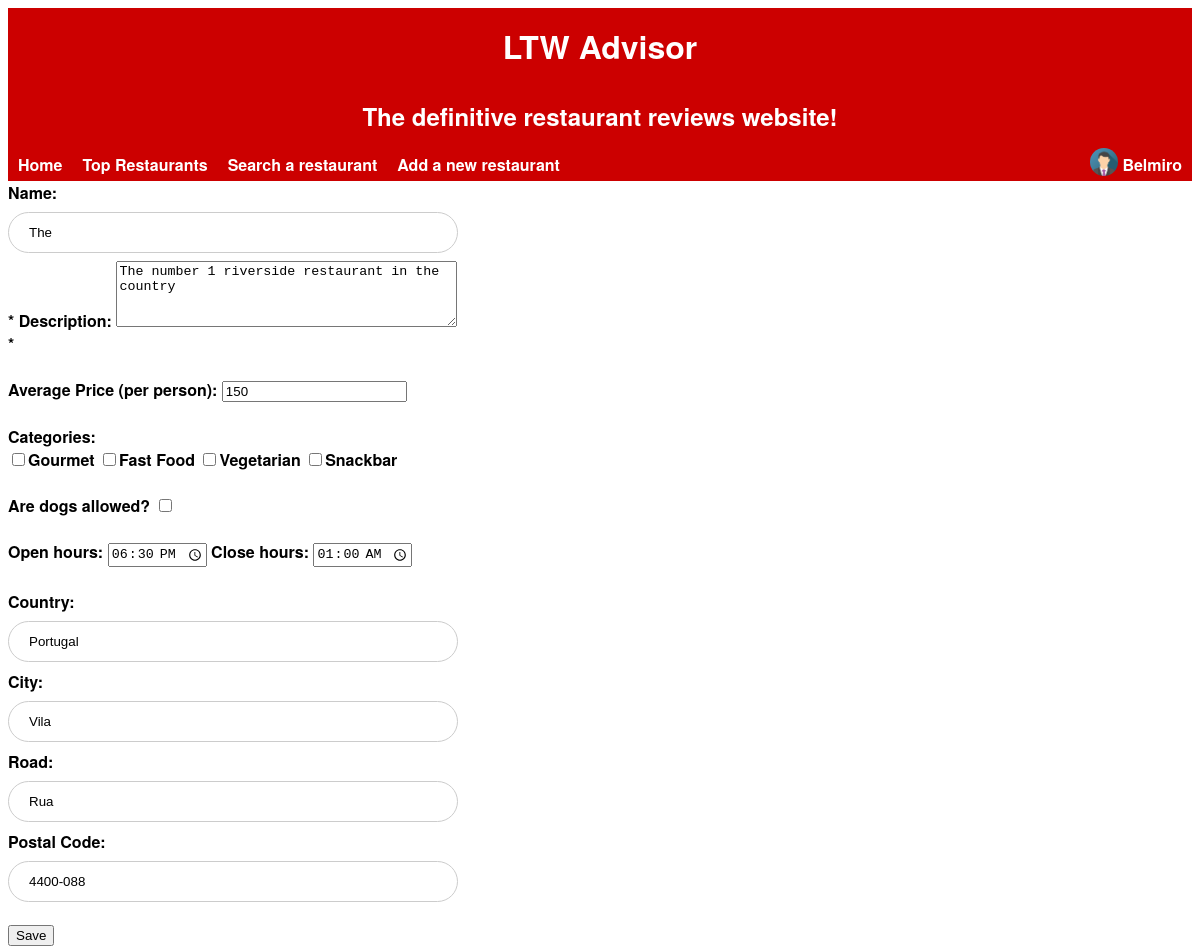
Page /pages/edit_restaurant.php?idRestaurant=1 (signed in) on the committed database.
### tables this page shows
CREATE TABLE Restaurant(
    idRestaurant        INTEGER PRIMARY KEY AUTOINCREMENT,
    name                STRING NOT NULL,
    description         STRING NOT NULL,
    score               FLOAT,

    idOwner             INTEGER REFERENCES User(idUser),
    idRestaurantInfo    INTEGER REFERENCES RestaurantInfo(idRestaurantInfo)
);

CREATE TABLE RestaurantInfo(
    idRestaurantInfo    INTEGER PRIMARY KEY AUTOINCREMENT,
    price               INTEGER,
    category            STRING,
    openHours           DATE,
    closeHours          DATE,

    idLocalization      INTEGER REFERENCES Localization(idLocalization)
);

CREATE TABLE Localization(
    idLocalization      INTEGER PRIMARY KEY AUTOINCREMENT,
    country             STRING,
    city                STRING,
    road                STRING,
    postalCode          STRING
);

### pages/edit_restaurant.php (called while the page is built, shortened)
<?php
    include_once('../database/connection.php');
    include_once('../database/db_restaurants.php');
    include_once('../database/db_restaurants_info.php');
    include_once('../database/db_localization.php');
    $restaurant = getRestaurantById($_GET['idRestaurant']);
    include_once('../templates/header.php');
    include_once('../templates/edit_restaurant.php');
?>

### database/db_restaurants.php (called while the page is built, shortened)
<?php
    function getRestaurantById($idRestaurant) {
        global $db;
        $stmt = $db->prepare('SELECT * FROM Restaurant WHERE idRestaurant = :id');
        $stmt->bindParam(':id', $idRestaurant);
        $stmt->execute();
        return $stmt->fetch();
    }
?>

### database/db_restaurants_info.php (called while the page is built, shortened)
<?php
    function getInfoById($idRestaurantInfo) {
        global $db;
        $stmt = $db->prepare('SELECT * FROM RestaurantInfo WHERE idRestaurantInfo = :id');
        $stmt->bindParam(':id', $idRestaurantInfo);
        $stmt->execute();
        return $stmt->fetch();
    }
?>

### database/db_localization.php (called while the page is built, shortened)
<?php
    function getLocalizationById($idLocalization) {
        global $db;
        $stmt = $db->prepare('SELECT * FROM Localization WHERE idLocalization = :id');
        $stmt->bindParam(':id', $idLocalization);
        $stmt->execute();
        return $stmt->fetch();
    }
?>

### templates/edit_restaurant.php (the view, shortened to what this page needs)
<?php
    $info = getInfoById($restaurant['idRestaurantInfo']);
    $localization = getLocalizationById($info['idLocalization']);
?>
<form id="form-component" action="../database/action_edit_restaurant.php" method="post" enctype="multipart/form-data">
    <label>Name: </label> <input type="text" name="name" required="required" value=<?=$restaurant['name']?>> *
    <label>Description: </label><textarea name="description" required="required" rows="4" cols="40"><?=$restaurant['description']?></textarea> *
	<br><br>
    <label>Average Price (per person): </label> <input type="number" name="price" min="0" value=<?=$info['price']?>>
	<br><br>
    <label>Categories: </label>
	<br>
    <input type="checkbox" name="categories" value="Gourmet">Gourmet
    <input type="checkbox" name="categories" value="FastFood">Fast Food
    <input type="checkbox" name="categories" value="Vegetarian">Vegetarian
	<input type="checkbox" name="categories" value="Snackbar">Snackbar
	<br><br>
    <label>Are dogs allowed? </label><input type="checkbox" name="dogAllowed" value="true">
	<br><br>
    <label>Open hours: </label><input type="time" name="openHours" value=<?=$info['openHours']?>>
    <label>Close hours: </label><input type="time" name="closeHours" value=<?=$info['closeHours']?>>
	<br><br>
    <label>Country: </label> <input type="text" name="country" value=<?=$localization['country']?>>
    <label>City: </label> <input type="text" name="city" value=<?=$localization['city']?>>
    <label>Road: </label> <input type="text" name="road" value=<?=$localization['road']?>>
    <label>Postal Code: </label> <input type="text" name="postalCode" value=<?=$localization['postalCode']?>>
    <input type="submit" value="Save">
</form>

### css/search_restaurant.css (style rules this page uses)
input[type=submit] { margin-top: 15px; }

### css/write_review.css (style rules this page uses)
input[type=submit] { margin-top: 15px; }

### css/style.css (style rules this page uses)
html { font-family: 'Helvetica Neue', sans-serif; font-weight: bold; height: 100%; background-color: #white; }

### css/login_dropdown.css (style rules this page uses)
form { max-width: 450px; }
input[type=text], input[type=password] { width: 100%; padding: 12px 20px; margin: 8px 0; display: inline-block; border: 1px solid #ccc; border-radius: 50px; box-sizing: border-box; }

### rows in the picture
restaurant: description "The number 1 riverside restaurant in the country"
restaurantinfo: price "150", openHours "18:30", closeHours "01:00"
localization: country "Portugal", postalCode "4400-088"

### other values in the picture
$_SESSION['username'] "Belmiro"
